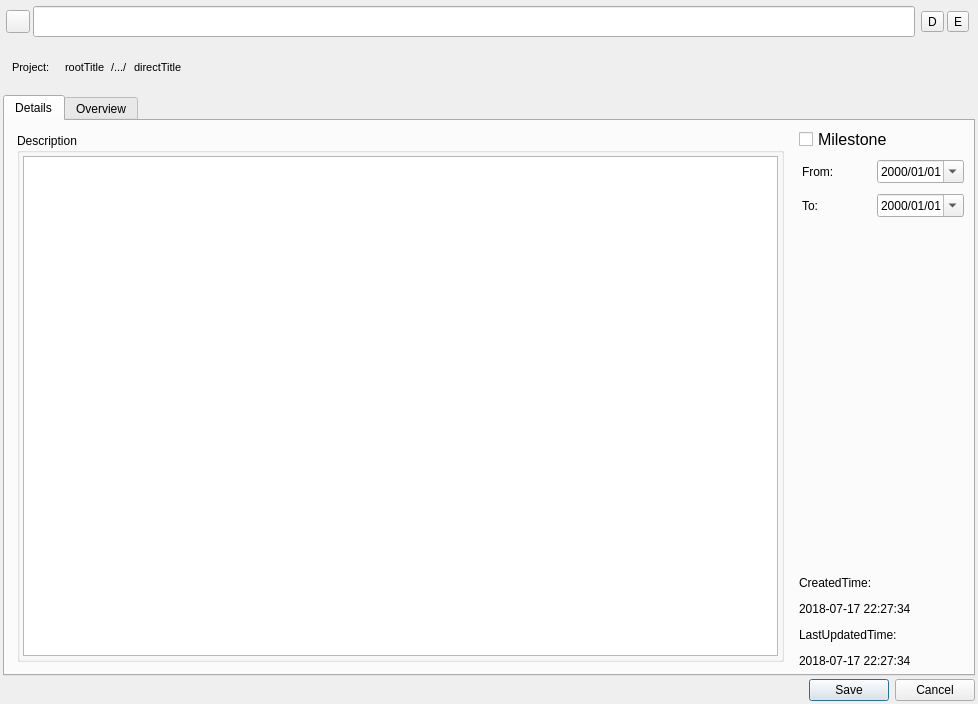
<?xml version="1.0" encoding="UTF-8"?>
<ui version="4.0">
 <class>GroupDetailWidget</class>
 <widget class="QWidget" name="GroupDetailWidget">
  <property name="geometry">
   <rect>
    <x>0</x>
    <y>0</y>
    <width>978</width>
    <height>704</height>
   </rect>
  </property>
  <property name="windowTitle">
   <string>Form</string>
  </property>
  <layout class="QVBoxLayout" name="verticalLayout">
   <property name="spacing">
    <number>3</number>
   </property>
   <property name="leftMargin">
    <number>3</number>
   </property>
   <property name="topMargin">
    <number>3</number>
   </property>
   <property name="rightMargin">
    <number>3</number>
   </property>
   <property name="bottomMargin">
    <number>3</number>
   </property>
   <item>
    <widget class="QWidget" name="widget" native="true">
     <layout class="QHBoxLayout" name="horizontalLayout">
      <property name="spacing">
       <number>3</number>
      </property>
      <property name="leftMargin">
       <number>3</number>
      </property>
      <property name="topMargin">
       <number>3</number>
      </property>
      <property name="rightMargin">
       <number>3</number>
      </property>
      <property name="bottomMargin">
       <number>3</number>
      </property>
      <item>
       <widget class="QToolButton" name="colorToolButton">
        <property name="sizePolicy">
         <sizepolicy hsizetype="Fixed" vsizetype="Fixed">
          <horstretch>0</horstretch>
          <verstretch>0</verstretch>
         </sizepolicy>
        </property>
        <property name="text">
         <string/>
        </property>
       </widget>
      </item>
      <item>
       <widget class="QLineEdit" name="titleLineEdit">
        <property name="font">
         <font>
          <pointsize>14</pointsize>
         </font>
        </property>
        <property name="text">
         <string/>
        </property>
       </widget>
      </item>
      <item>
       <widget class="QWidget" name="operationWidget" native="true">
        <layout class="QHBoxLayout" name="horizontalLayout_6">
         <property name="spacing">
          <number>3</number>
         </property>
         <property name="leftMargin">
          <number>3</number>
         </property>
         <property name="topMargin">
          <number>3</number>
         </property>
         <property name="rightMargin">
          <number>3</number>
         </property>
         <property name="bottomMargin">
          <number>3</number>
         </property>
         <item>
          <widget class="QToolButton" name="deleteToolButton">
           <property name="text">
            <string>D</string>
           </property>
          </widget>
         </item>
         <item>
          <widget class="QToolButton" name="editToolButton">
           <property name="text">
            <string>E</string>
           </property>
          </widget>
         </item>
        </layout>
       </widget>
      </item>
     </layout>
    </widget>
   </item>
   <item>
    <widget class="QWidget" name="projectInfoWidget" native="true">
     <layout class="QHBoxLayout" name="horizontalLayout_7">
      <item>
       <widget class="QLabel" name="label">
        <property name="font">
         <font>
          <pointsize>8</pointsize>
         </font>
        </property>
        <property name="text">
         <string>Project:</string>
        </property>
       </widget>
      </item>
      <item>
       <widget class="QWidget" name="pathWidget" native="true">
        <layout class="QHBoxLayout" name="horizontalLayout_9">
         <item>
          <widget class="QLabel" name="rootProjectLabel">
           <property name="font">
            <font>
             <pointsize>8</pointsize>
            </font>
           </property>
           <property name="text">
            <string>rootTitle</string>
           </property>
          </widget>
         </item>
         <item>
          <widget class="QLabel" name="label_4">
           <property name="font">
            <font>
             <pointsize>8</pointsize>
            </font>
           </property>
           <property name="text">
            <string>/.../</string>
           </property>
          </widget>
         </item>
         <item>
          <widget class="QLabel" name="directProjectLabel">
           <property name="font">
            <font>
             <pointsize>8</pointsize>
            </font>
           </property>
           <property name="text">
            <string>directTitle</string>
           </property>
          </widget>
         </item>
        </layout>
       </widget>
      </item>
      <item>
       <spacer name="horizontalSpacer_3">
        <property name="orientation">
         <enum>Qt::Horizontal</enum>
        </property>
        <property name="sizeHint" stdset="0">
         <size>
          <width>40</width>
          <height>20</height>
         </size>
        </property>
       </spacer>
      </item>
     </layout>
    </widget>
   </item>
   <item>
    <widget class="QTabWidget" name="tabWidget">
     <property name="currentIndex">
      <number>0</number>
     </property>
     <widget class="QWidget" name="detailTab">
      <attribute name="title">
       <string>Details</string>
      </attribute>
      <layout class="QHBoxLayout" name="horizontalLayout_2">
       <property name="spacing">
        <number>3</number>
       </property>
       <property name="leftMargin">
        <number>3</number>
       </property>
       <property name="topMargin">
        <number>3</number>
       </property>
       <property name="rightMargin">
        <number>3</number>
       </property>
       <property name="bottomMargin">
        <number>3</number>
       </property>
       <item>
        <widget class="QWidget" name="widget_3" native="true">
         <layout class="QVBoxLayout" name="verticalLayout_2">
          <item>
           <widget class="QGroupBox" name="groupBox">
            <property name="title">
             <string>Description</string>
            </property>
            <layout class="QHBoxLayout" name="horizontalLayout_3">
             <property name="spacing">
              <number>3</number>
             </property>
             <property name="leftMargin">
              <number>3</number>
             </property>
             <property name="topMargin">
              <number>3</number>
             </property>
             <property name="rightMargin">
              <number>3</number>
             </property>
             <property name="bottomMargin">
              <number>3</number>
             </property>
             <item>
              <widget class="QTextEdit" name="descriptionTextEdit"/>
             </item>
            </layout>
           </widget>
          </item>
         </layout>
        </widget>
       </item>
       <item>
        <widget class="QWidget" name="widget_2" native="true">
         <property name="sizePolicy">
          <sizepolicy hsizetype="Fixed" vsizetype="Preferred">
           <horstretch>0</horstretch>
           <verstretch>0</verstretch>
          </sizepolicy>
         </property>
         <layout class="QVBoxLayout" name="verticalLayout_3">
          <property name="spacing">
           <number>5</number>
          </property>
          <property name="leftMargin">
           <number>3</number>
          </property>
          <property name="topMargin">
           <number>3</number>
          </property>
          <property name="rightMargin">
           <number>3</number>
          </property>
          <property name="bottomMargin">
           <number>3</number>
          </property>
          <item>
           <widget class="QCheckBox" name="milestoneCheckBox">
            <property name="font">
             <font>
              <pointsize>12</pointsize>
             </font>
            </property>
            <property name="text">
             <string>Milestone</string>
            </property>
           </widget>
          </item>
          <item>
           <widget class="QWidget" name="fromDateEditWidget" native="true">
            <layout class="QHBoxLayout" name="horizontalLayout_4">
             <property name="spacing">
              <number>3</number>
             </property>
             <property name="leftMargin">
              <number>3</number>
             </property>
             <property name="topMargin">
              <number>3</number>
             </property>
             <property name="rightMargin">
              <number>3</number>
             </property>
             <property name="bottomMargin">
              <number>3</number>
             </property>
             <item>
              <widget class="QLabel" name="label_2">
               <property name="text">
                <string>From:</string>
               </property>
              </widget>
             </item>
             <item>
              <spacer name="horizontalSpacer">
               <property name="orientation">
                <enum>Qt::Horizontal</enum>
               </property>
               <property name="sizeHint" stdset="0">
                <size>
                 <width>40</width>
                 <height>20</height>
                </size>
               </property>
              </spacer>
             </item>
             <item>
              <widget class="QDateEdit" name="fromDateEdit">
               <property name="displayFormat">
                <string>yyyy/MM/dd</string>
               </property>
               <property name="calendarPopup">
                <bool>true</bool>
               </property>
              </widget>
             </item>
            </layout>
           </widget>
          </item>
          <item>
           <widget class="QWidget" name="toDateEditWidget" native="true">
            <layout class="QHBoxLayout" name="horizontalLayout_5">
             <property name="spacing">
              <number>3</number>
             </property>
             <property name="leftMargin">
              <number>3</number>
             </property>
             <property name="topMargin">
              <number>3</number>
             </property>
             <property name="rightMargin">
              <number>3</number>
             </property>
             <property name="bottomMargin">
              <number>3</number>
             </property>
             <item>
              <widget class="QLabel" name="label_3">
               <property name="text">
                <string>To:</string>
               </property>
              </widget>
             </item>
             <item>
              <spacer name="horizontalSpacer_2">
               <property name="orientation">
                <enum>Qt::Horizontal</enum>
               </property>
               <property name="sizeHint" stdset="0">
                <size>
                 <width>40</width>
                 <height>20</height>
                </size>
               </property>
              </spacer>
             </item>
             <item>
              <widget class="QDateEdit" name="toDateEdit">
               <property name="displayFormat">
                <string>yyyy/MM/dd</string>
               </property>
               <property name="calendarPopup">
                <bool>true</bool>
               </property>
              </widget>
             </item>
            </layout>
           </widget>
          </item>
          <item>
           <spacer name="verticalSpacer">
            <property name="orientation">
             <enum>Qt::Vertical</enum>
            </property>
            <property name="sizeHint" stdset="0">
             <size>
              <width>20</width>
              <height>40</height>
             </size>
            </property>
           </spacer>
          </item>
          <item>
           <widget class="QLabel" name="timeLabel">
            <property name="font">
             <font>
              <pointsize>9</pointsize>
             </font>
            </property>
            <property name="text">
             <string>&lt;html&gt;&lt;head/&gt;&lt;body&gt;&lt;p&gt;CreatedTime:&lt;/p&gt;&lt;p&gt;2018-07-17 22:27:34&lt;/p&gt;&lt;p&gt;LastUpdatedTime:&lt;/p&gt;&lt;p&gt;2018-07-17 22:27:34&lt;/p&gt;&lt;/body&gt;&lt;/html&gt;</string>
            </property>
           </widget>
          </item>
         </layout>
        </widget>
       </item>
      </layout>
     </widget>
     <widget class="QWidget" name="overviewTab">
      <attribute name="title">
       <string>Overview</string>
      </attribute>
     </widget>
    </widget>
   </item>
   <item>
    <widget class="QDialogButtonBox" name="buttonBox">
     <property name="standardButtons">
      <set>QDialogButtonBox::Cancel|QDialogButtonBox::Save</set>
     </property>
    </widget>
   </item>
  </layout>
 </widget>
 <resources/>
 <connections/>
</ui>
